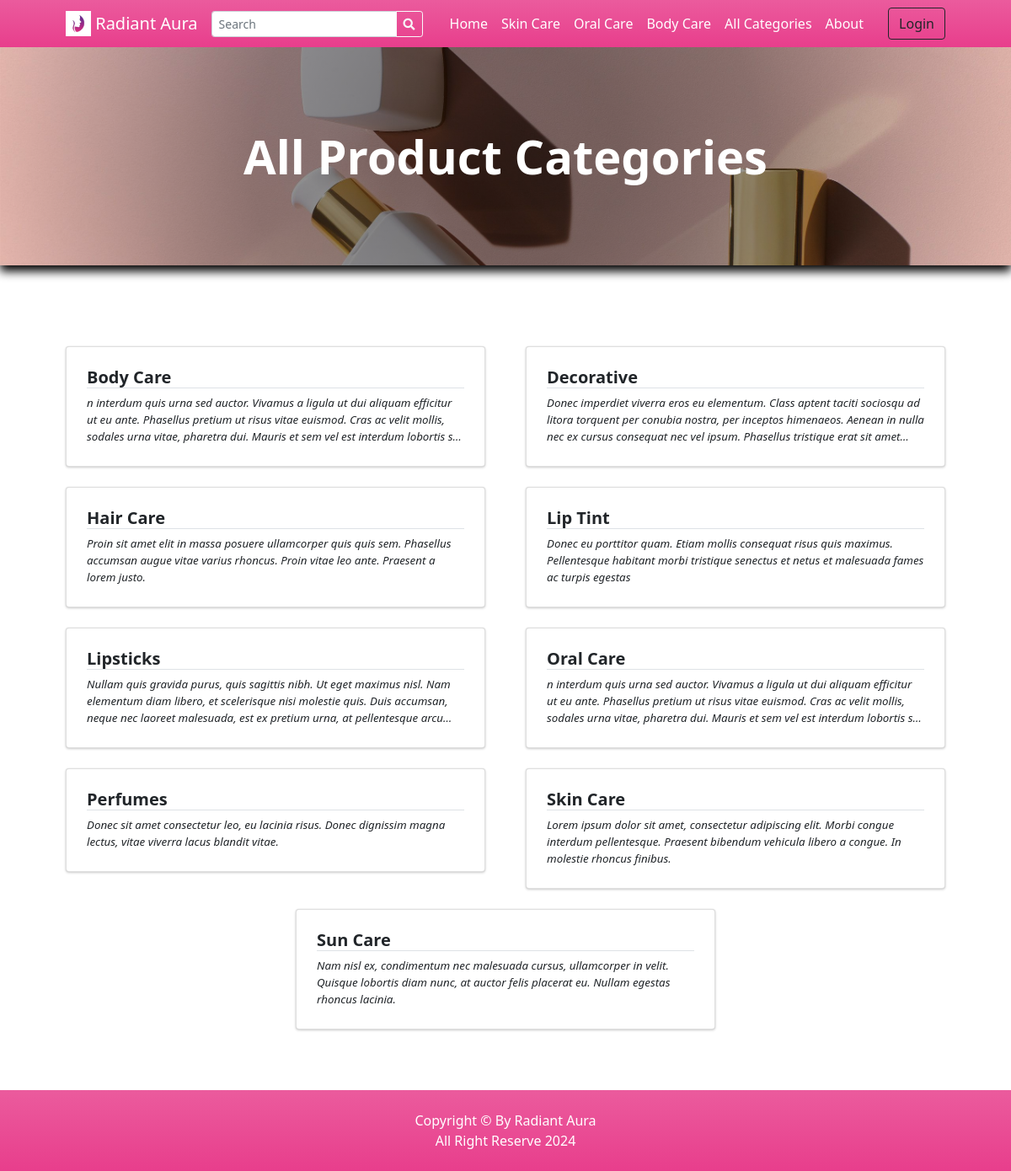
Page /?p=view_categories on the committed database.
### tables this page shows
CREATE TABLE `categories` (
  `id` int(30) NOT NULL,
  `category` varchar(250) NOT NULL,
  `description` text DEFAULT NULL,
  `status` tinyint(1) NOT NULL DEFAULT 1,
  `delete_flag` tinyint(1) NOT NULL DEFAULT 0,
  `date_created` datetime NOT NULL DEFAULT current_timestamp()
);

### classes/DBConnection.php (called while the page is built, shortened)
<?php
class DBConnection{
    private $host = DB_SERVER;
    private $username = DB_USERNAME;
    private $password = DB_PASSWORD;
    private $database = DB_NAME;
    public $conn;
    public function __construct(){
        if (!isset($this->conn)) {
            $this->conn = new mysqli($this->host, $this->username, $this->password, $this->database);
        }
    }
}
?>

### classes/SystemSettings.php (called while the page is built, shortened)
<?php
class SystemSettings extends DBConnection{
	function userdata($field = ''){
		if(!empty($field)){
			if(isset($_SESSION['userdata'][$field]))
				return $_SESSION['userdata'][$field];
			else
				return null;
		}else{
			return false;
		}
	}
	function info($field=''){
		if(!empty($field)){
			if(isset($_SESSION['system_info'][$field]))
				return $_SESSION['system_info'][$field];
			else
				return false;
		}else{
			return false;
		}
	}
}
$_settings = new SystemSettings();
?>

### config.php (called while the page is built, shortened)
<?php
require_once('classes/DBConnection.php');
require_once('classes/SystemSettings.php');
function validate_image($file){
	if(!empty($file)){
        $ex = explode("?",$file);
        $file = $ex[0];
        $ts = isset($ex[1]) ? "?".$ex[1] : '';
		if(is_file(base_app.$file)){
			return base_url.$file.$ts;
		}else{
			return base_url.'dist/img/no-image-available.png';
		}
	}else{
		return base_url.'dist/img/no-image-available.png';
	}
}
?>

### view_categories.php (the view, shortened to what this page needs)
<?php
$title = "All Product Categories";
?>
<header class="bg-dark py-5" id="main-header">
    <div class="container px-4 px-lg-5 my-5">
        <div class="text-center text-white">
            <h1 class="display-4 fw-bolder"><?php echo $title ?></h1>
        </div>
    </div>
</header>
<section class="py-5">
    <div class="container px-4 px-lg-5 mt-5">
        <div class="row gx-2 gx-lg-5 row-cols-1 row-cols-md-2 row-cols-xl-2 justify-content-center">
            <?php
                $categories = $conn->query("SELECT * FROM `categories` where status = 1 order by category asc ");
                while($row = $categories->fetch_assoc()):
                    foreach($row as $k=> $v){
                        $row[$k] = trim(stripslashes($v));
                    }
                    $row['description'] = strip_tags(stripslashes(html_entity_decode($row['description'])));
            ?>
            <div class="col mb-6 mb-2">
                <a href="./?p=products&c=<?php echo md5($row['id']) ?>" class="card category-item text-decoration-none text-reset">
                    <div class="card-body p-4">
                        <div class="">
                            <h5 class="fw-bolder border-bottom border-pink"><?php echo $row['category'] ?></h5>
                        </div>
                        <p class="m-0 truncate"><?php echo $row['description'] ?></p>
                    </div>
                </a>
            </div>
            <?php endwhile; ?>
        </div>
    </div>
</section>

### inc/topBarNav.php (shortened to what this page needs)
<nav class="navbar navbar-expand-lg navbar-dark bg-gradient-pink">
            <div class="container px-4 px-lg-5 ">
                <a class="navbar-brand" href="./">
                <img src="<?php echo validate_image($_settings->info('logo')) ?>" width="30" height="30" class="d-inline-block align-top" alt="" loading="lazy">
                <?php echo $_settings->info('short_name') ?>
                </a>
                <form class="form-inline" id="search-form">
                  <div class="input-group">
                    <input class="form-control form-control-sm form " type="search" placeholder="Search" aria-label="Search" name="search"  value="<?php echo isset($_GET['search']) ? $_GET['search'] : "" ?>"  aria-describedby="button-addon2">
                    <div class="input-group-append">
                      <button class="btn btn-outline-light btn-sm m-0" type="submit" id="button-addon2"><i class="fa fa-search"></i></button>
                    </div>
                  </div>
                </form>
                <div class="collapse navbar-collapse" id="navbarSupportedContent">
                    <ul class="navbar-nav me-auto mb-2 mb-lg-0 ms-lg-4">
                        <li class="nav-item"><a class="nav-link text-white" aria-current="page" href="./">Home</a></li>
                        <?php
                        $cat_qry = $conn->query("SELECT * FROM categories where status = 1  limit 3");
                        $count_cats =$conn->query("SELECT * FROM categories where status = 1 ")->num_rows;
                        while($crow = $cat_qry->fetch_assoc()):
                        ?>
                        <li class="nav-item"><a class="nav-link text-white" aria-current="page" href="./?p=products&c=<?php echo md5($crow['id']) ?>"><?php echo $crow['category'] ?></a></li>
                        <?php endwhile; ?>
                        <?php if($count_cats > 3): ?>
                        <li class="nav-item"><a class="nav-link text-white" href="./?p=view_categories">All Categories</a></li>
                        <?php endif; ?>
                        <li class="nav-item"><a class="nav-link text-white" href="./?p=about">About</a></li>
                    </ul>
                    <div class="d-flex align-items-center">
                      <?php if($_settings->userdata('id') > 0 && $_settings->userdata('login_type') == 2): ?>
                        <a class="text-dark mr-2 nav-link text-white" href="./?p=cart">
                            <i class="bi-cart-fill me-1"></i>
                            Cart
                            <span class="badge bg-dark text-white ms-1 rounded-pill" id="cart-count">
                              <?php
                                $count = $conn->query("SELECT SUM(quantity) as items from `cart` where client_id =".$_settings->userdata('id'))->fetch_assoc()['items'];
                                echo ($count > 0 ? $count : 0);
                              ?>
                            </span>
                        </a>
                            <a href="./?p=my_account" class="text-dark  nav-link text-white"><b> Hi, <?php echo $_settings->userdata('firstname')?>!</b></a>
                            <a href="logout.php" class="text-dark  nav-link text-white"><i class="fa fa-sign-out-alt"></i></a>
                        <?php else: ?>
                        <button class="btn btn-outline-dark ml-2" id="login-btn" type="button">Login</button>
                        <?php endif; ?>
                    </div>
                </div>
            </div>
        </nav>

### rows in the picture
categories: category "Skin Care", description "Lorem ipsum dolor sit amet, consectetur adipiscing elit. Morbi congue interdum pellentesque. Praesent bibendum vehicula libero a congue. In molestie rhoncus finibus."
categories: category "Oral Care", description "n interdum quis urna sed auctor. Vivamus a ligula ut dui aliquam efficitur ut eu ante. Phasellus pretium ut risus vitae euismod. Cras ac velit mollis, sodales urna vitae, pharetra dui. Mauris et sem vel est interdum lobortis…"
categories: category "Body Care", description "n interdum quis urna sed auctor. Vivamus a ligula ut dui aliquam efficitur ut eu ante. Phasellus pretium ut risus vitae euismod. Cras ac velit mollis, sodales urna vitae, pharetra dui. Mauris et sem vel est interdum lobortis…"
categories: category "Decorative", description "Donec imperdiet viverra eros eu elementum. Class aptent taciti sociosqu ad litora torquent per conubia nostra, per inceptos himenaeos. Aenean in nulla nec ex cursus consequat nec vel ipsum. Phasellus tristique erat sit…"
categories: category "Hair Care", description "Proin sit amet elit in massa posuere ullamcorper quis quis sem. Phasellus accumsan augue vitae varius rhoncus. Proin vitae leo ante. Praesent a lorem justo."
categories: category "Lip Tint", description "Donec eu porttitor quam. Etiam mollis consequat risus quis maximus. Pellentesque habitant morbi tristique senectus et netus et malesuada fames ac turpis egestas"
categories: category "Lipsticks", description "Nullam quis gravida purus, quis sagittis nibh. Ut eget maximus nisl. Nam elementum diam libero, et scelerisque nisi molestie quis. Duis accumsan, neque nec laoreet malesuada, est ex pretium urna, at pellentesque…"
categories: category "Perfumes", description "Donec sit amet consectetur leo, eu lacinia risus. Donec dignissim magna lectus, vitae viverra lacus blandit vitae."
categories: category "Sun Care", description "Nam nisl ex, condimentum nec malesuada cursus, ullamcorper in velit. Quisque lobortis diam nunc, at auctor felis placerat eu. Nullam egestas rhoncus lacinia."

### other values in the picture
$_settings->info('short_name') "Radiant Aura"
$title "All Product Categories"
